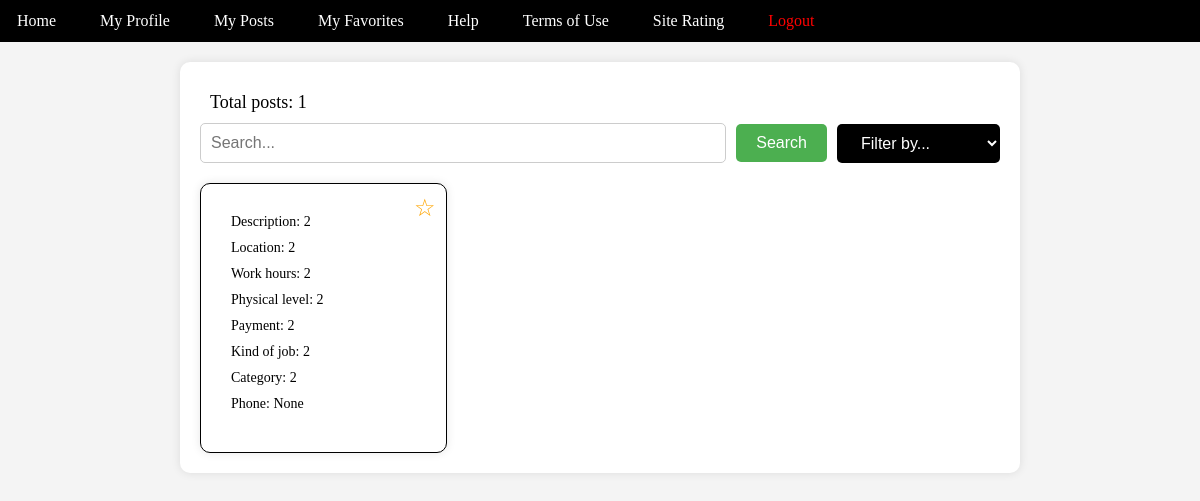
Screenshot of /myfavorites/ (signed in) with the database file from the repository.
### posts/models.py (models this page shows)
class Post(models.Model):
    description = models.TextField(null=True, blank=True)
    location = models.TextField(null=True, blank=True)
    payment = models.TextField(null=True, blank=True)
    work_hours = models.TextField(null=True, blank=True)
    phys_lvl = models.IntegerField(null=True, blank=True)
    kind_of_job = models.TextField(null=True, blank=True)
    category = models.TextField(null=True, blank=True)
    phone = models.TextField(null=True, blank=True)

### project/views.py (the view)
# urls.py: path('myfavorites/', views.myfavorites, name="myfavorites"),
def myfavorites(request):
    global_user_id = request.session.get('global_user_id')
    if global_user_id:
        user = User.objects.get(id=global_user_id)
        favorites_ids = [int(fav) for fav in user.favorites]  # List of post IDs belonging to the user
        posts = Post.objects.filter(id__in=favorites_ids)
        for post in posts:
            post.is_favorite = True
        context = {'posts': posts, 'favorites': favorites_ids}
        return render(request, 'favorites.html', context)
    else:
        return JsonResponse({'error': 'User not logged in'}, status=401)

### templates/favorites.html (shortened to what this page needs)
<!DOCTYPE html>
<html lang="en">
<head>
</head>
<body>
{% extends 'toolbar.html' %}
{% block content %}
<div class="content">
    <div class="total-posts">Total posts:  {{ posts|length }}</div>
    <div class="search-filter">
        <input type="text" class="search-input" placeholder="Search...">
        <button class="search-button">Search</button>
        <select class="filter-select">
            <option value="">Filter by...</option>
        </select>
    </div>
    <div class="posts">
        {% for post in posts %}
        <div class="post" data-description="{{ post.description }}" data-location="{{ post.location }}" data-work-hours="{{ post.work_hours }}" data-phys-lvl="{{ post.phys_lvl }}" data-kind-of-job="{{ post.kind_of_job }}" data-category="{{ post.category }}" data-phone="{{ post.phone }}" data-payment="{{ post.payment }}">
            <div class="post-content">
                <div class="post-info">Description: {{ post.description }}</div>
                <div class="post-info">Location: {{ post.location }}</div>
                <div class="post-info">Work hours: {{ post.work_hours }}</div>
                <div class="post-info">Physical level: {{ post.phys_lvl }}</div>
                <div class="post-info">Payment: {{ post.payment }}</div>
                <div class="post-info">Kind of job: {{ post.kind_of_job }}</div>
                <div class="post-info">Category: {{ post.category }}</div>
                <div class="post-info">Phone: {{ post.phone }}</div>
                <div class="favorites-button {% if post.id|add:0 in favorites %}active {% endif %}" data-post-id="{{ post.id }}">☆</div>
            </div>
        </div>
        {% endfor %}
    </div>
</div>
</body>
</html>
{% endblock %}

### templates/favorites.html (style rules this page uses)
body { font-family: Arial, sans-serif; margin: 0; padding: 0; background-color: #f8f8f8; }
.content { max-width: 800px; margin: 0 auto; padding: 20px; background-color: white; border-radius: 10px; box-shadow: 0 0 10px rgba(0, 0, 0, 0.1); }
.total-posts { font-size: 18px; padding: 10px; border-radius: 5px; }
.search-filter { display: flex; align-items: center; margin-bottom: 20px; }
.search-input { flex: 1; padding: 10px; font-size: 16px; border: 1px solid #ccc; border-radius: 5px; }
.search-button { padding: 10px 20px; font-size: 16px; margin-left: 10px; background-color: #4caf50; color: #fff; border: black; border-radius: 5px; cursor: pointer; }
.filter-select { padding: 10px 20px; font-size: 16px; margin-left: 10px; background-color: black; color: white; border: blue; border-radius: 5px; cursor: pointer; }
.posts { display: flex; flex-wrap: wrap; gap: 20px; }
.post { background-color: #fff; border: 1px solid #ddd; border-radius: 10px; overflow: hidden; box-shadow: 0 0 10px rgba(0, 0, 0, 0.1); transition: transform 0.3s ease-in-out; width: calc(50% - 20px); }
.post-content { padding: 20px; }
.post-info { margin-bottom: 10px; }
.favorites-button { position: absolute; top: 10px; right: 10px; cursor: pointer; font-size: 24px; color: #888; }
.favorites-button.active { color: orange; }

### templates/toolbar.html (style rules this page uses)
body { font-family: Copperplate; margin: 0; padding: 0; box-sizing: border-box; background-color: #f4f4f4; }
.posts { display: flex; flex-wrap: wrap; gap: 5px; }
.post { width: calc(33.33% - 20px); border: 1px solid black; padding: 10px; box-sizing: border-box; position: relative; }
.post-content { font-size: 14px; }
.favorites-button { position: absolute; top: 10px; right: 10px; cursor: pointer; }
.favorites-button.active { color: orange; }

### rows the page displays
Post: description "2", location "2", work_hours "2", phys_lvl "2", payment "2", kind_of_job "2", category "2", phone "None"

### other values shown
{{ posts|length }} "1"
